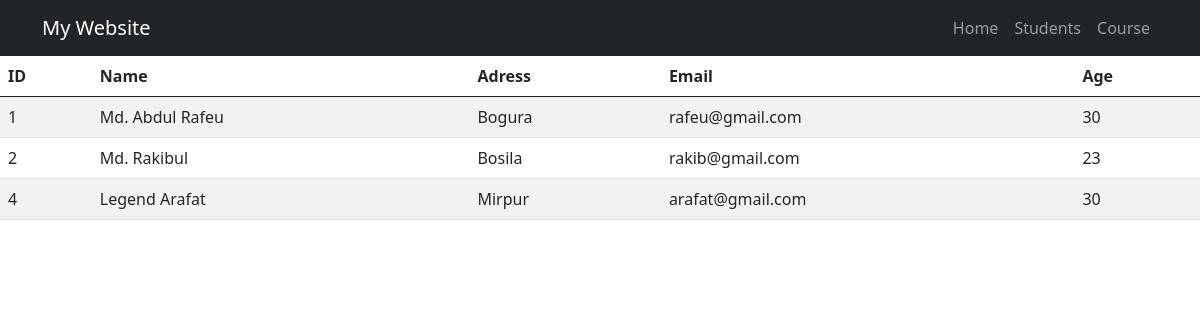
The page / on the database its author committed.
### myapp/models.py (models this page shows)
class Info(models.Model):
    name = models.CharField(max_length=100)
    address = models.TextField()
    email = models.EmailField()
    age = models.PositiveIntegerField()

### myapp/views.py (the view)
# urls.py: 2. Add a URL to urlpatterns:  path('', views.home, name='home')
def home(request):
    data = Info.objects.all()
    context = {
        'data': data
    }
    return render(request, 'home.html', context)

### myapp/templates/home.html (shortened to what this page needs)
<!doctype html>
<html lang="en">
  <head>
    <link
      href="https://cdn.jsdelivr.net/npm/bootstrap@5.0.2/dist/css/bootstrap.min.css"
      rel="stylesheet"
    />
  </head>
  <body>
    <section>
      <nav class="navbar navbar-expand-lg navbar-dark bg-dark">
        <div class="container">
          <a class="navbar-brand" href="{% url 'home' %}">My Website</a>
          <div class="collapse navbar-collapse" id="navbarNav">
            <ul class="navbar-nav ms-auto">
              <li class="nav-item">
                <a class="nav-link" href="{% url 'home' %}">Home</a>
              </li>
              <li class="nav-item">
                <a class="nav-link" href="{% url 'students' %}">Students</a>
              </li>
              <li class="nav-item">
                <a class="nav-link" href="{% url 'course' %}">Course</a>
              </li>
            </ul>
          </div>
        </div>
      </nav>
    </section>
    <table class="table table-striped table-hover">
      <thead>
        <tr>
          <th>ID</th>
          <th>Name</th>
          <th>Adress</th>
          <th>Email</th>
          <th>Age</th>
        </tr>
      </thead>
      {% for data in data %}
      <tr>
        <td>{{data.id}}</td>
        <td>{{data.name}}</td>
        <td>{{data.address}}</td>
        <td>{{data.email}}</td>
        <td>{{data.age}}</td>
      </tr>
      {% endfor %}
    </table>
  </body>
</html>

### rows shown on the page
Info: id "1", name "Md. Abdul Rafeu", address "Bogura", email "rafeu@gmail.com", age "30"
Info: id "2", name "Md. Rakibul", address "Bosila", email "rakib@gmail.com", age "23"
Info: id "4", name "Legend Arafat", address "Mirpur", email "arafat@gmail.com", age "30"
